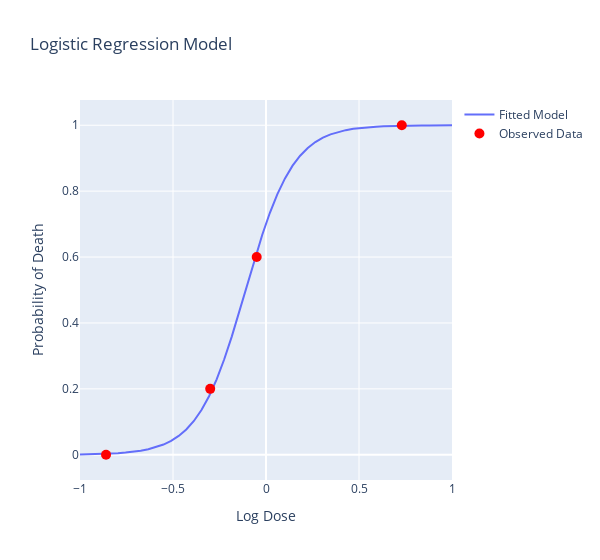

Notebook code cell kept with this figure:
### Code cell
def logit(x): 
    return 1. / (1 + np.exp(-x))
    
xvals = np.linspace(-1, 1)

go.Figure().add_trace(go.Scatter(
    x=xvals, 
    y=logit(beta*xvals + alpha),
    mode='lines',
    name='Fitted Model'
)).add_trace(go.Scatter(
    x=dose, 
    y=[d/n for d in deaths],
    mode='markers',
    marker=dict(color='red', size=10),
    name='Observed Data'
)).update_layout(
    title='Logistic Regression Model',
    xaxis_title='Log Dose',
    yaxis_title='Probability of Death',
    width=600
).show()

### Figure 1 — Plotly figure (JSON) as saved in the notebook; plotly's stock layout.template omitted (floating-point values rounded to 4 significant figures)
{"data": [{"mode": "lines", "name": "Fitted Model", "type": "scatter", "x": [-1.0, -0.9592, -0.9184, -0.8776, -0.8367, -0.7959, -0.7551, -0.7143, -0.6735, -0.6327, -0.5918, -0.551, -0.5102, -0.4694, -0.4286, -0.3878, -0.3469, -0.3061, -0.2653, -0.2245, -0.1837, -0.1429, -0.102, -0.06122, -0.02041, 0.02041, 0.06122, 0.102, 0.1429, 0.1837, 0.2245, 0.2653, 0.3061, 0.3469, 0.3878, 0.4286, 0.4694, 0.5102, 0.551, 0.5918, 0.6327, 0.6735, 0.7143, 0.7551, 0.7959, 0.8367, 0.8776, 0.9184, 0.9592, 1.0], "y": [0.0009659, 0.001327, 0.001824, 0.002505, 0.00344, 0.004723, 0.00648, 0.008886, 0.01217, 0.01666, 0.02276, 0.03102, 0.04215, 0.05704, 0.07676, 0.1026, 0.1358, 0.1776, 0.2289, 0.2898, 0.3594, 0.4354, 0.5146, 0.593, 0.667, 0.7336, 0.791, 0.8388, 0.8773, 0.9077, 0.9311, 0.9489, 0.9623, 0.9723, 0.9797, 0.9851, 0.9891, 0.9921, 0.9942, 0.9958, 0.9969, 0.9978, 0.9984, 0.9988, 0.9991, 0.9994, 0.9995, 0.9997, 0.9998, 0.9998]}, {"marker": {"color": "red", "size": 10}, "mode": "markers", "name": "Observed Data", "type": "scatter", "x": [-0.86, -0.3, -0.05, 0.73], "y": [0, 0.2, 0.6, 1]}], "layout": {"title": {"text": "Logistic Regression Model"}, "width": 600, "xaxis": {"title": {"text": "Log Dose"}}, "yaxis": {"title": {"text": "Probability of Death"}}}}
